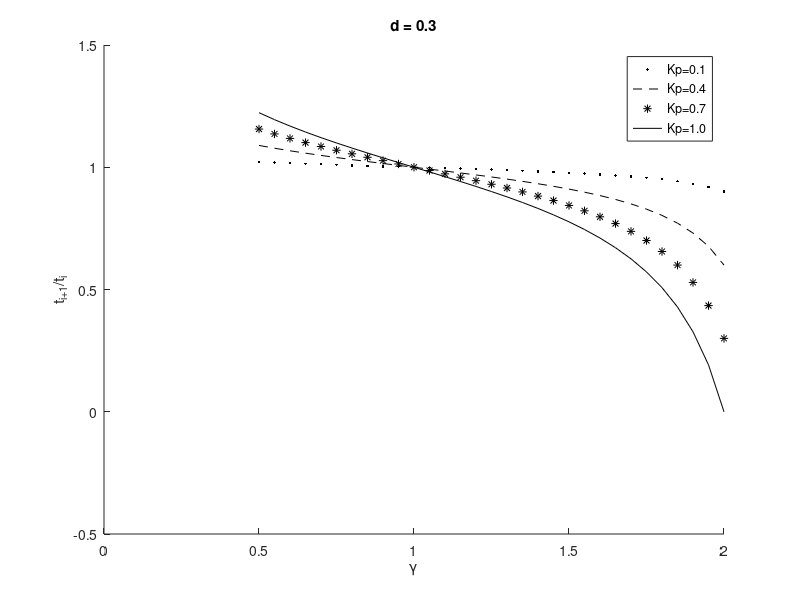
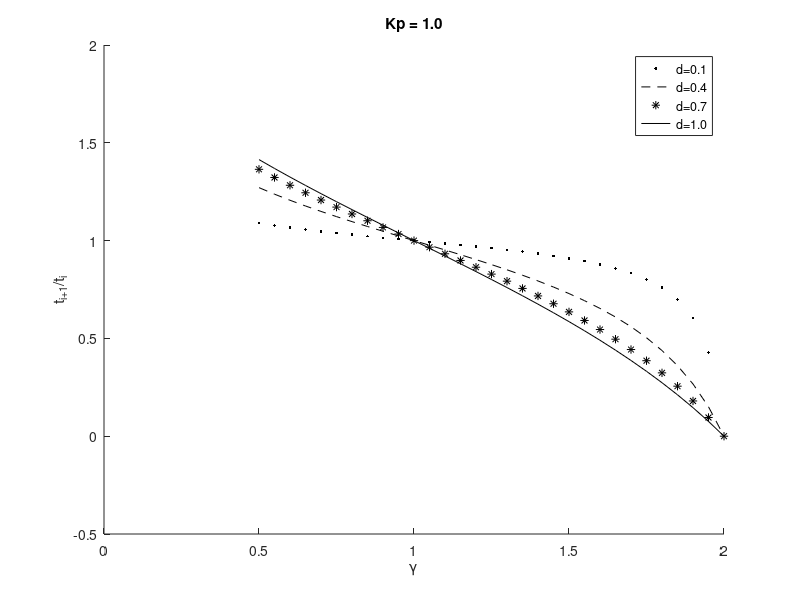

These charts were generated, in order, by the following MATLAB code:
alpha = 1;d=0.3;
figure;
Kp = 0.1;
    gamma = 0.5:0.05:2;
    f = 1 + alpha*Kp*(d*tan((1-gamma)*atan(1/d)));
    
    hold on;
    plot((gamma),f,'black.');

Kp = 0.4;
    gamma = 0.5:0.05:2;
    f = 1 + alpha*Kp*(d*tan((1-gamma)*atan(1/d)));
    
    hold on;
    plot((gamma),f,'black--');
    
    Kp = 0.7;
    gamma = 0.5:0.05:2;
    f = 1 + alpha*Kp*(d*tan((1-gamma)*atan(1/d)));
    
    hold on;
    plot((gamma),f,'black*');
    
    Kp = 1.0;
    gamma = 0.5:0.05:2;
    f = 1 + alpha*Kp*(d*tan((1-gamma)*atan(1/d)));
    
    hold on;
    plot((gamma),f,'black-');
    
title('d = 0.3');
legend('Kp=0.1','Kp=0.4','Kp=0.7','Kp=1.0');
xlabel('\gamma');
ylabel('{t_{i+1}}/{t_i}')

alpha = 1; Kp=1.0;

figure;
d = 0.1;
gamma = 0.5:0.05:2;
f = 1 + alpha*Kp*(d*tan((1-gamma)*atan(1/d)));
    
hold on;
plot((gamma),f,'black.');

d = 0.4;
gamma = 0.5:0.05:2;
f = 1 + alpha*Kp*(d*tan((1-gamma)*atan(1/d)));
    
hold on;
plot((gamma),f,'black--');hold on;

d = 0.7;
gamma = 0.5:0.05:2;
f = 1 + alpha*Kp*(d*tan((1-gamma)*atan(1/d)));
    
hold on;
plot((gamma),f,'black*');hold on;


d = 1.0;
gamma = 0.5:0.05:2;
f = 1 + alpha*Kp*(d*tan((1-gamma)*atan(1/d)));
    
hold on;
plot((gamma),f,'black-');hold on;



title('Kp = 1.0');
legend('d=0.1','d=0.4','d=0.7','d=1.0');
xlabel('\gamma');
ylabel('{t_{i+1}}/{t_i}')